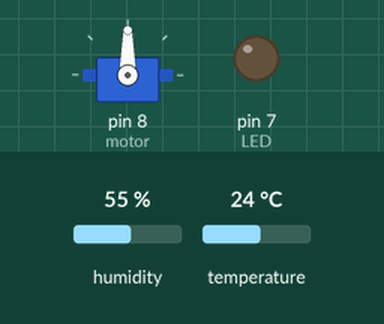
Bench run of a sketch on a simulated Arduino Uno, built for the host (arithmetic inside an expression is 32-bit, double 64-bit). Shown: servo, output pins drawn as LEDs (lit = HIGH). The test bench sets the inputs (shaded band); at power-on: humidity 55 %, temperature 24 °C. WiFi joins after 1.5 s; servers stay silent unless stated.

Above: at 0.1 s.
At 1.9 s:
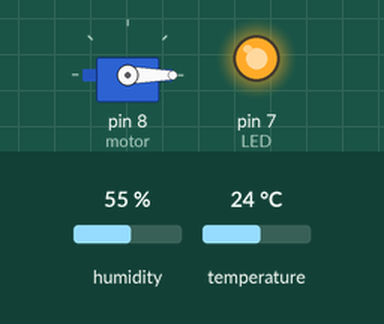
At 2.9 s:
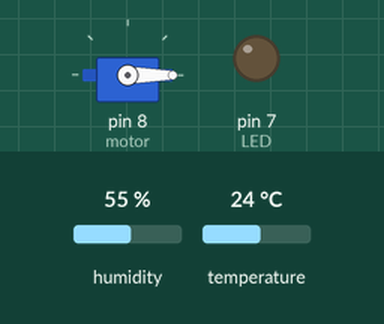
Timing chart, 0 to 4.4 s (numbered marks = the images above):
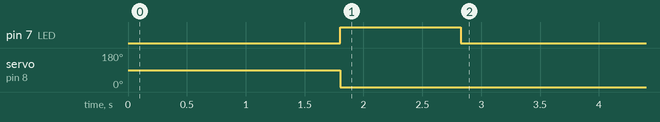

The sketch:

MidTerm-project1.ino
```cpp
#define BLYNK_PRINT Serial
#include<SimpleTimer.h>
#include <SoftwareSerial.h>
#include<DHT.h>
#include<Servo.h>
#include<BlynkSimpleStream.h>

#define DHTPIN 2
#define DHTTYPE DHT11

SoftwareSerial s(2, 3);
DHT dht ( DHTPIN , DHTTYPE);
Servo motor;
SimpleTimer timer;
float humid;
int LED=7;

// You should get Auth Token in the Blynk App.
// Go to the Project Settings (nut icon).
char auth[] = "YourAuthToken";

// Your WiFi credentials.
// Set password to "" for open networks.
char ssid[] = "Aniket";
char pass[] = "123456712";

void read_values()
{
   humid = dht.readHumidity();
   Blynk.virtualWrite(V3, humid);
}

void setup()
{
  // Debug console
  motor.attach(8);
  Serial.begin(9600);
  Blynk.begin(Serial, auth);
  timer.setInterval(1000, read_values);
  pinMode(LED, OUTPUT);
}

void loop()
{
  Blynk.run();
  if ( humid <= 50)
  {
      for(int pos = 0; pos <= 180; pos++)
      {
        motor.write(pos);
      }
      for( int pos = 180; pos >= 0; pos--)
      {
        motor.write(pos);
      }
      digitalWrite(LED, HIGH);
      delay(500);
  }
  else
  {
      digitalWrite(LED, LOW);
      delay(500);
  }
  timer.run();
}
```

Measured:
- by itself, pin 7 (LED): LOW → HIGH at 1.8 s, → LOW 1.0 s later
- by itself, servo on pin 8 (motor): 90° → 0° at 1.8 s
